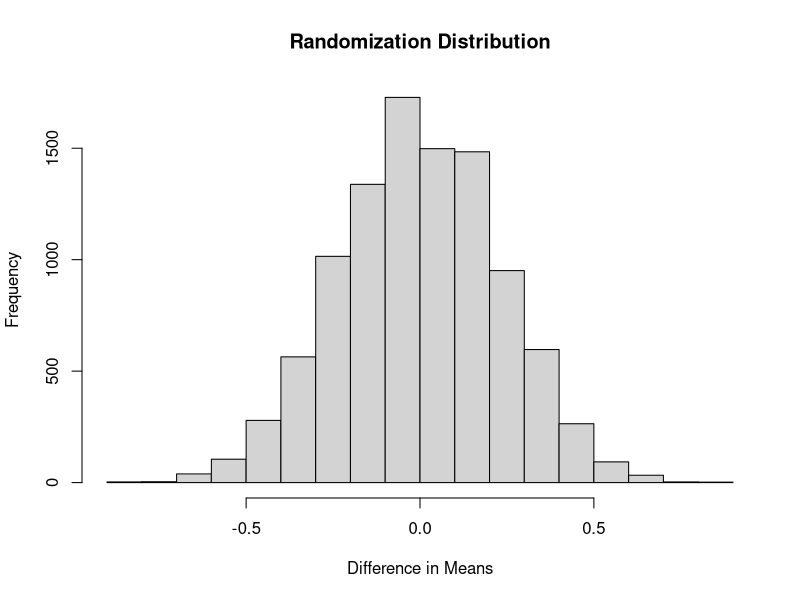

R code for this plot:
# Generates a randomization distribution for my data, plots the 
# distribution on a histogram, and performs a two-tailed test for the 
# p-value

setwd("C:/Users/dritc/Documents/R/STA13TermProject")
northData = read.csv("STA13ProjectData-North.csv", header=TRUE)
southData = read.csv("STA13ProjectData-South.csv", header=TRUE)

nDiffs = northData$Diff
sDiffs = southData$Diff

n = length(nDiffs)
totalDiffs = rep(NA, n*2)
for (i in 1:n) {
  totalDiffs[i] = nDiffs[i]
  totalDiffs[i+n] = sDiffs[i]
}


b = 10000
rand.dist = rep(NA, b)
for (i in 1:b) {
  rand.sample = sample(totalDiffs)
  rand.diffs1 = rand.sample[1:n]
  rand.diffs2 = rand.sample[(n+1):(n*2)]
  rand.dist[i] = mean(rand.diffs1) - mean(rand.diffs2)
}

hist(rand.dist, main="Randomization Distribution", xlab="Difference in Means")

sampleStat = mean(nDiffs) - mean(sDiffs)
moreExtremeCount = 0
for (i in 1:length(rand.dist)) {
  if (sampleStat > 0) {
    if (rand.dist[i] >= sampleStat) {
      moreExtremeCount = moreExtremeCount + 1
    }
  } else {
    if (rand.dist[i] <= sampleStat) {
      moreExtremeCount = moreExtremeCount + 1
    }
  }
}

pval = (moreExtremeCount/b) * 2
pval